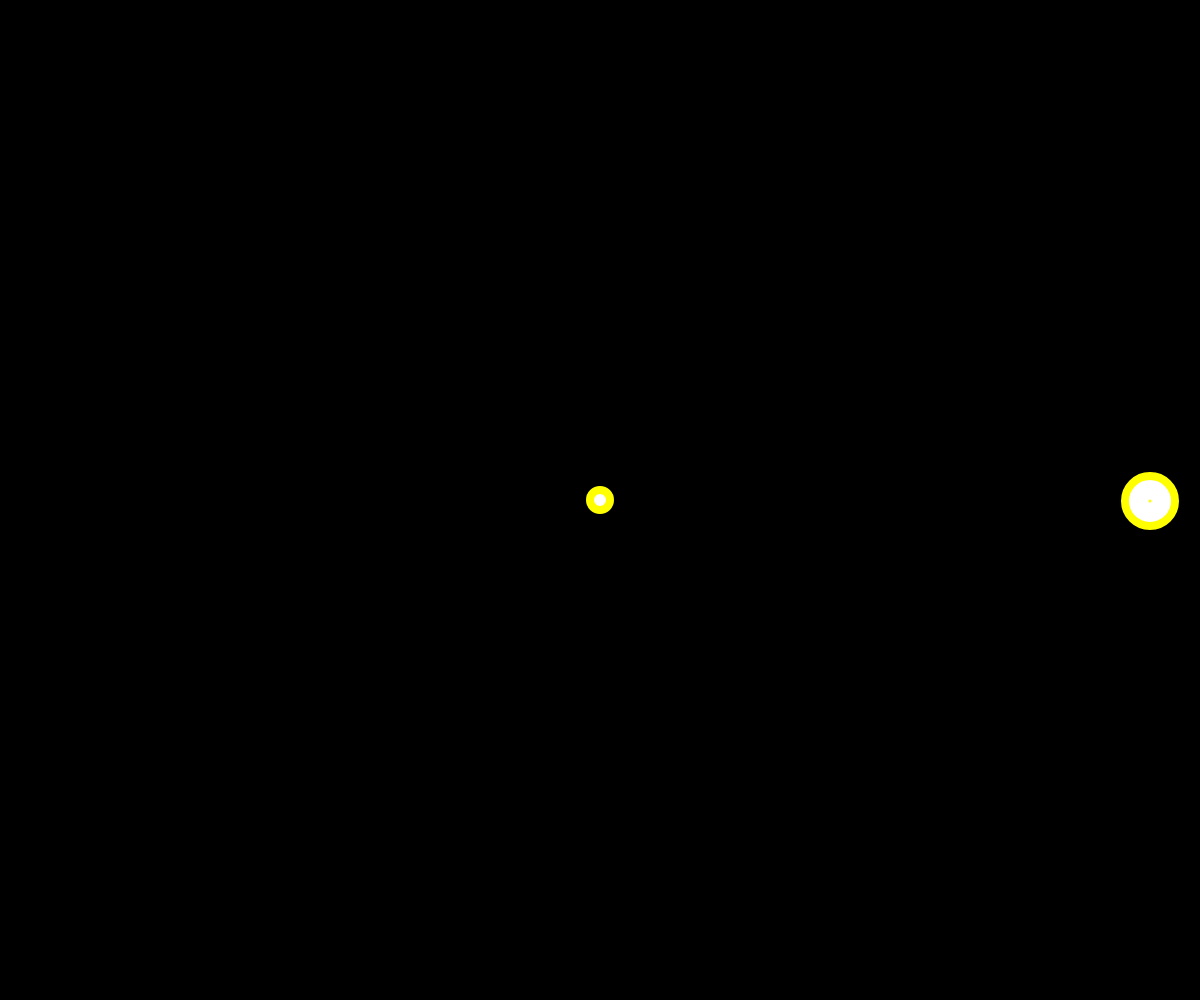
Frame 1 (no input)
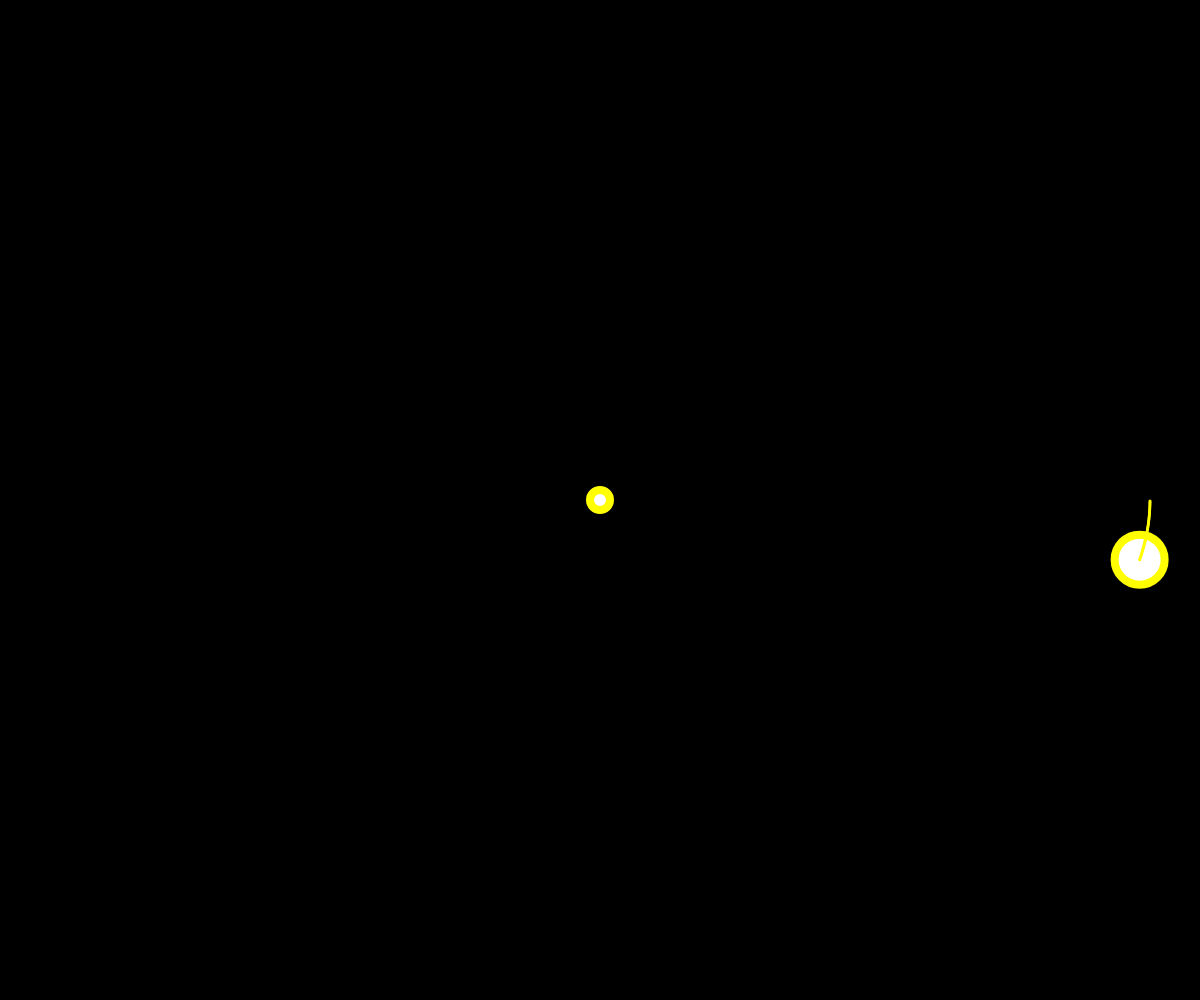
Frame 60 (no input)
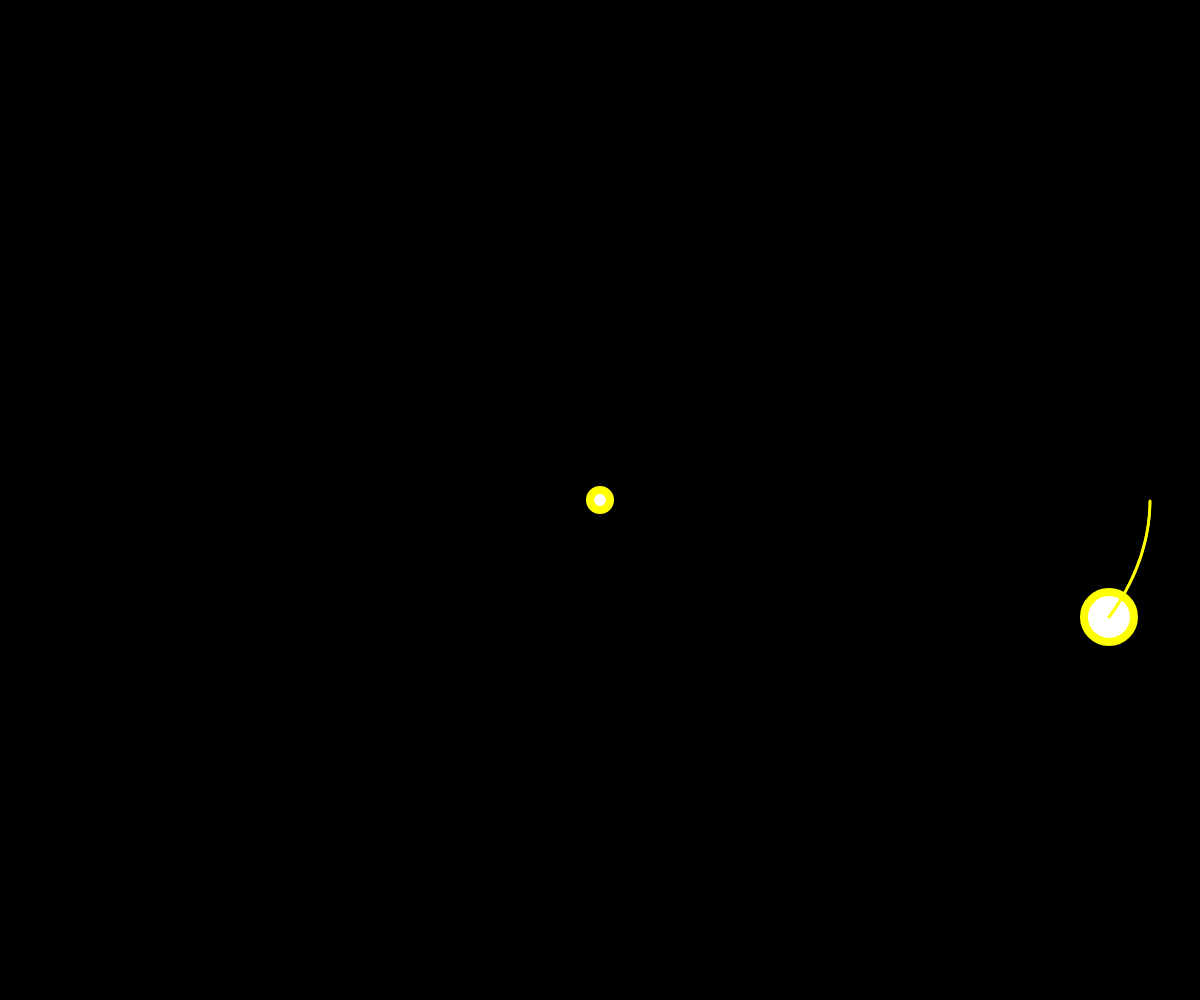
Frame 120 (the mouse pressed at the canvas centre since frame 60)

The p5.js sketch that drew these frames (run headless with seeded random() and noise() and a simulated clock; from frame 60 on, the mouse is pressed at the canvas centre):

// p5.js sketch
// ── sketch.js
function setup(){
    createCanvas(windowWidth,windowHeight);
   
    p = new Particle(width-50,height/2,1.9);
    p2 = new Particle(width+50,height/2,0.8);
    a = new Attractor(width/2, height/2,3);

}


function draw(){
    background("black");
    // var grav = createVector(0,0.1*p.mass);
    // var wind = createVector(random(-0.5,0.5), 0);
    // var friction = createVector(0,random(-0.05,-0.035));
    // var grav2 = createVector(0,0.1*p2.mass);
    var f = a.calculateAttraction(p);
    var f2 = a.calculateAttraction(p2);
    p.applyForce(f);
    p2.applyForce(f2);


    p.walk();
// p.bounce();
    p.display(50,50);  


    //p.applyForce(friction);
    p.showTrail();
    a.display();

    p2.walk();
 //   p2.bounce();
    p2.display(10,10);  


    //p2.applyForce(friction);
    p2.showTrail();
}

class Particle{
    constructor(x,y,mass) {
        this.pos = createVector(x, y);  
        this.trail = [];
        this.vel = createVector(0,1);     
        this.acc = createVector(0,0);
        this.mass = mass;
    }
    applyForce(force){
      var f=force.copy();
      f.div(this.mass);
      this.acc.add(f);  

    }
    walk(){
        
        this.vel.add(this.acc);
        this.pos.add(this.vel);
        this.acc.set(0,0);
        this.trail.push([this.pos.x,this.pos.y]);
        // if (this.trail.length > 50 ){
        //   this.trail.shift();
        //}

    }

    display(a,b){
        stroke(255,255,0);
        strokeWeight(8);
        ellipse(this.pos.x, this.pos.y,a,b);
    }

    showTrail(){
        stroke(255,255,0);
        strokeWeight(3);
        for (var i=0;i<this.trail.length;i++){
            point(this.trail[i][0],this.trail[i][1])
        }
      
    }
    bounce(){
      
      if (this.pos.y>=height){
        this.pos.y = height;
        this.vel.y *= -1;
      }
      else if (this.pos.y<=0){
        this.pos.y = 0;
        this.vel.y *= -1
      }
      if (this.pos.x>=width){
        this.pos.x = width;
        this.vel.x *= -1
      }
      else if (this.pos.x <= 0){
        this.pos.x = 0
        
        this.vel.x *= -1
      }
    }
}

class Attractor{
    constructor(w,h,m) {
        this.pos = createVector(w,h);
        this.mass = m;
        this.G = 1;
    }

    calculateAttraction(p){
        var force = p5.Vector.sub(this.pos, p.pos);
        var dist = force.mag();
        dist=constrain(dist,5,25);
        force.normalize();

        var mag = (this.G*this.mass*p.mass)/(23*23);

        force.mult(mag);
        return force;
    }

    display(){
        stroke(255,255,0);
        strokeWeight(8);
        ellipse(this.pos.x, this.pos.y,20,20);
    }

}
